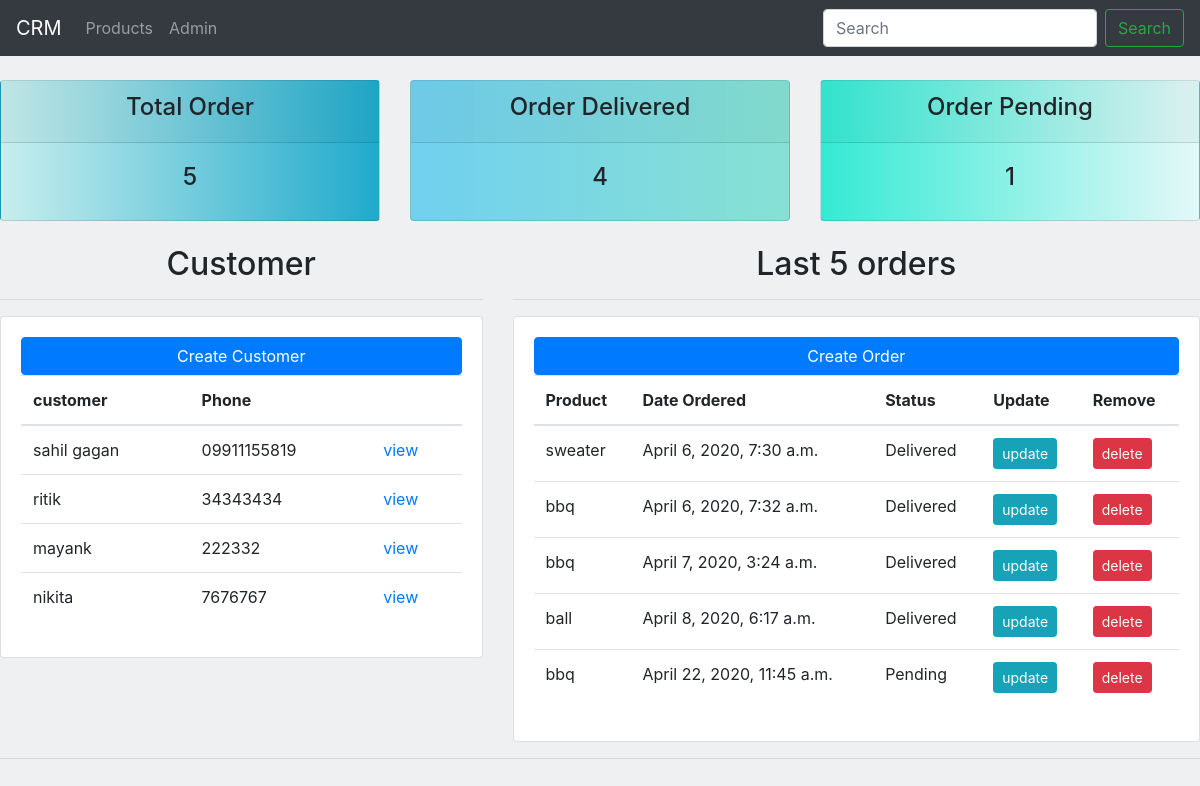
The page / on the database its author committed.
### home/models.py (models this page shows, shortened)
class Customer(models.Model):
    name = models.CharField(max_length=200, null=True)
    phone = models.CharField(max_length=200, null=True)
    email = models.CharField(max_length=200, null=True)
    date_created= models.DateTimeField(auto_now_add=True, null=True)

class Order(models.Model):
    STATUS  = (
        ('Pending', 'Pending'),
        ('Out for delivery', 'Out for delivery'),
        ('Delivered', 'Delivered')
    )
    customer=models.ForeignKey(Customer, null=True, on_delete=models.SET_NULL)
    product=models.ForeignKey(Product, null=True, on_delete=models.SET_NULL)
    date_created = models.DateTimeField(auto_now_add=True, null=True  )
    status = models.CharField(max_length=200, null=True, choices=STATUS)

class Product(models.Model):
    CATEGORY = (
        ('Indoor', 'Indoor'),
        ('Out Door', 'Out Door')
    )
    name = models.CharField(max_length=200, null=True)
    price = models.FloatField( null=True)
    category = models.CharField(max_length=200, null=True, choices=CATEGORY)
    description = models.CharField(max_length=200, null=True, blank=True)
    date_created = models.DateTimeField(auto_now_add=True, null=True)
    tags = models.ManyToManyField(Tag)
    def __str__(self):
        return self.name

### home/views.py (the view)
# urls.py: 2. Add a URL to urlpatterns:  path('', views.home, name='home')
def home(request):
    orders = Order.objects.all()
    customers = Customer.objects.all()
    total_customers = customers.count()
    total_orders=orders.count()
    delivered= orders.filter(status='Delivered').count()
    pending = orders.filter(status='Pending').count()
    context = {
        'orders': orders ,
        'customers': customers ,
        'total_orders': total_orders,
        'delivered': delivered,
        'pending':pending
    }
    return render(request, 'home/home.html', context)

### templates/home/home.html (shortened to what this page needs)
{% extends 'base.html' %}
{% block content %}
<br>
{% include 'home/status.html' %}
<div class="row">
  <div class="col-5">
    <br>
    <h2 class="text-center">Customer</h2>
    <hr>
  <div class=" card card-body">
    <a href="#" class="btn btn-primary">Create Customer </a>
    <table class="table">
  <thead>
    <tr>
      <th >customer</th>
      <th >Phone</th>
      <th></th>
    </tr>
  </thead>
  <tbody>
     {% for customer in customers  %}
      <tr>
        <td>{{customer.name}}</td>
        <td>{{customer.phone}}</td>
        <td><a href="{% url 'customers' customer.id %}">view</a></td>
      </tr>
      {% endfor %}
  </tbody>
</table>
    </div>
    </div>
<div class="col-7">
    <br>
    <h2 class="text-center">Last 5 orders</h2>
    <hr>
  <div class="card card-body">
    <a href="{% url 'create_order' %}" class="btn btn-primary">Create Order</a>
    <table class="table">
  <thead>
    <tr>
      <th scope="col">Product</th>
      <th scope="col">Date Ordered</th>
      <th scope="col">Status</th>
      <th scope="col">Update</th>
      <th scope="col">Remove</th>
    </tr>
  </thead>
  <tbody>
  {% for order in orders  %}
    <tr>
      <td>{{order.product}}</td>
      <td>{{order.date_created}}</td>
      <td>{{order.status}}</td>
      <td><a class="btn btn-sm btn-info" href="{% url 'update_order' order.id %}">update</a></td>
      <td><a class="btn btn-sm btn-danger"  href="{% url 'delete' order.id%}">delete</a></td>
    </tr>
    {% endfor %}
  </tbody>
</table>
  </div>
</div>
</div>
<hr>
{% endblock content %}

### templates/base.html (shortened to what this page needs)
{% load static %}
<!doctype html>
<html lang="en">
  <head>
    <link rel="stylesheet" href="https://stackpath.bootstrapcdn.com/bootstrap/4.4.1/css/bootstrap.min.css">
    <link rel="stylesheet" type="text/css" href="{% static '/css/main.css' %}">
  </head>
  <body>
    <nav class="navbar navbar-expand-lg navbar-dark bg-dark">
  <a class="navbar-brand" href="{% url 'home' %}">CRM</a>
  <div class="collapse navbar-collapse" id="navbarSupportedContent">
    <ul class="navbar-nav mr-auto">
      <li class="nav-item {% block products %}{% endblock products %}">
        <a class="nav-link" href="{% url 'products' %}">Products</a>
      </li>
      <li class="nav-item {% block admin %}{% endblock admin %}">
        <a class="nav-link" href="/admin">Admin</a>
      </li>
    </ul>
    <form class="form-inline my-2 my-lg-0">
      <input class="form-control mr-sm-2" type="search" placeholder="Search" aria-label="Search">
      <button class="btn btn-outline-success my-2 my-sm-0" type="submit">Search</button>
    </form>
  </div>
</nav>
    {% block content %}
    {% endblock content %}
  </body>
</html>

### templates/home/status.html
<div class="row">
    <div class="col">
        <div class="card" id="total-order">
            <div class="card-header">
                <h4 align='center'>Total Order</h4>
            </div>
            <div class="card-body">
            <h4 align='center'>{{total_orders}}</h4>
            </div>
          </div>
    </div>
    <div class="col">
        <div class="card" id="pending">
            <div class="card-header">
                <h4 align='center'>Order Delivered</h4>
            </div>
            <div class="card-body">
            <h4 align='center'>{{delivered}}</h4>
            </div>
          </div>
    </div>
    <div class="col">
        <div class="card" id="delivered">
            <div class="card-header">
                <h4 align='center'>Order Pending</h4>
            </div>
            <div class="card-body">
            <h4 align='center'>{{pending}}</h4>
            </div>
          </div>
    </div>
</div>

### static/css/main.css (style rules this page uses)
#pending { background-image: linear-gradient(90deg,#71d0ef, #85e0d2fc); }
#total-order { background-image: linear-gradient(90deg, #c7eeed, #20aacb); }
#delivered { background-image: linear-gradient(90deg, #34ead4, #97e3e442); }
body { background-color: #adb5bd33; }

### rows shown on the page
Customer: name "sahil gagan", phone "09911155819"
Customer: name "ritik", phone "34343434"
Customer: name "mayank", phone "222332"
Customer: name "nikita", phone "7676767"
Order: product "sweater", date_created "April 6, 2020, 7:30 a.m.", status "Delivered"
Order: product "bbq", date_created "April 6, 2020, 7:32 a.m.", status "Delivered"
Order: product "bbq", date_created "April 7, 2020, 3:24 a.m.", status "Delivered"
Order: product "ball", date_created "April 8, 2020, 6:17 a.m.", status "Delivered"
Order: product "bbq", date_created "April 22, 2020, 11:45 a.m.", status "Pending"

### other values the page prints
{{ total_orders }} "5"
{{ delivered }} "4"
{{ pending }} "1"
